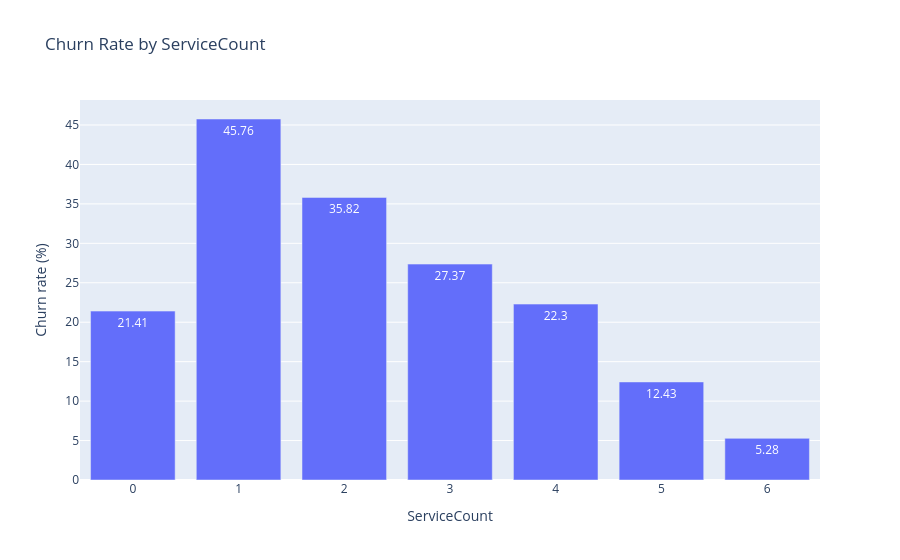

This figure's notebook cell:
### Markdown cell above
### Feature Catalog Interpretation

Observation: engineered features are organized by business concept, not by random transformations.

Business interpretation: the notebook turns raw columns into concepts stakeholders understand: commitment, protection, price pressure, support gap, and digital lifestyle.

Engineering implication: the feature catalog becomes a reusable reference for modeling, review, and future production work.

takeaway: senior feature engineering starts with hidden business concepts, then translates them into measurable features.

### Code cell
fig = px.bar(service_churn, x="ServiceCount", y="ChurnRatePct", text="ChurnRatePct", title="Churn Rate by ServiceCount")
fig.show()

### Figure 1 — Plotly figure (JSON) as saved in the notebook; plotly's stock layout.template omitted (floating-point values rounded to 4 significant figures)
{"data": [{"hovertemplate": "ServiceCount=%{x}<br>ChurnRatePct=%{text}<extra></extra>", "legendgroup": "", "marker": {"color": "#636efa", "pattern": {"shape": ""}}, "name": "", "orientation": "v", "showlegend": false, "text": [21.41, 45.76, 35.82, 27.37, 22.3, 12.43, 5.28], "textposition": "auto", "type": "bar", "x": [0, 1, 2, 3, 4, 5, 6], "xaxis": "x", "y": [21.41, 45.76, 35.82, 27.37, 22.3, 12.43, 5.28], "yaxis": "y"}], "layout": {"barmode": "relative", "legend": {"tracegroupgap": 0}, "title": {"text": "Churn Rate by ServiceCount"}, "xaxis": {"anchor": "y", "domain": [0, 1], "title": {"text": "ServiceCount"}}, "yaxis": {"anchor": "x", "domain": [0, 1], "title": {"text": "Churn rate (%)"}}}}
